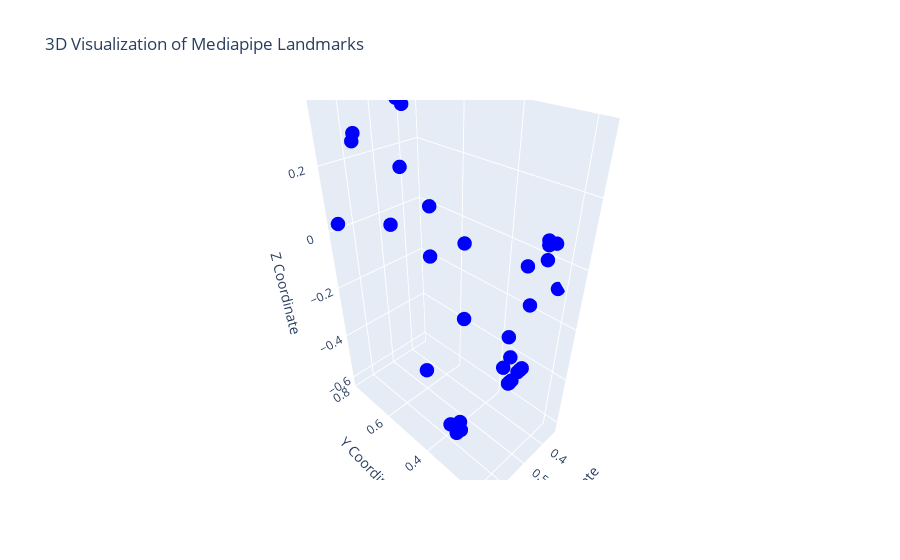

The code cell stored with this chart in its notebook:
### Code cell
# Create a 3D scatter plot
fig = go.Figure(data=[go.Scatter3d(
    x=x_coords,
    y=y_coords,
    z=z_coords,
    mode='markers',
    marker=dict(size=5, color='blue'),
)])
fig.update_layout(
    title="3D Visualization of Mediapipe Landmarks",
    scene=dict(
        xaxis_title="X Coordinate",
        yaxis_title="Y Coordinate",
        zaxis_title="Z Coordinate",
        yaxis=dict(autorange='reversed')
    )
)

fig.show()

### Figure 1 — Plotly figure (JSON) as saved in the notebook; plotly's stock layout.template omitted (floating-point values rounded to 4 significant figures)
{"data": [{"marker": {"color": "blue", "size": 5}, "mode": "markers", "type": "scatter3d", "x": [0.5266, 0.5367, 0.5444, 0.5521, 0.5108, 0.5008, 0.4913, 0.5605, 0.478, 0.5408, 0.5115, 0.6318, 0.4179, 0.6738, 0.3383, 0.6111, 0.461, 0.5841, 0.5003, 0.5788, 0.5059, 0.5839, 0.4947, 0.5741, 0.443, 0.5975, 0.4539, 0.6214, 0.4451, 0.6071, 0.4574, 0.6677, 0.4211], "y": [0.222, 0.2081, 0.2079, 0.2076, 0.2088, 0.2093, 0.2097, 0.2138, 0.2169, 0.2366, 0.2372, 0.3019, 0.2766, 0.4012, 0.2234, 0.3695, 0.1766, 0.3678, 0.1705, 0.3543, 0.1705, 0.3541, 0.1756, 0.4842, 0.4814, 0.616, 0.6147, 0.7215, 0.7264, 0.7339, 0.7344, 0.7724, 0.7816], "z": [-0.3166, -0.2887, -0.2886, -0.2887, -0.2751, -0.275, -0.275, -0.1207, -0.06654, -0.2571, -0.2383, -0.07166, -0.002531, -0.2891, -0.08796, -0.5518, 0.1226, -0.6178, 0.09819, -0.5952, 0.1509, -0.5507, 0.1324, 0.005628, -0.005692, 0.06076, 0.06896, 0.2707, 0.3324, 0.2858, 0.349, 0.0318, 0.1348]}], "layout": {"scene": {"xaxis": {"title": {"text": "X Coordinate"}}, "yaxis": {"autorange": "reversed", "title": {"text": "Y Coordinate"}}, "zaxis": {"title": {"text": "Z Coordinate"}}}, "title": {"text": "3D Visualization of Mediapipe Landmarks"}}}
